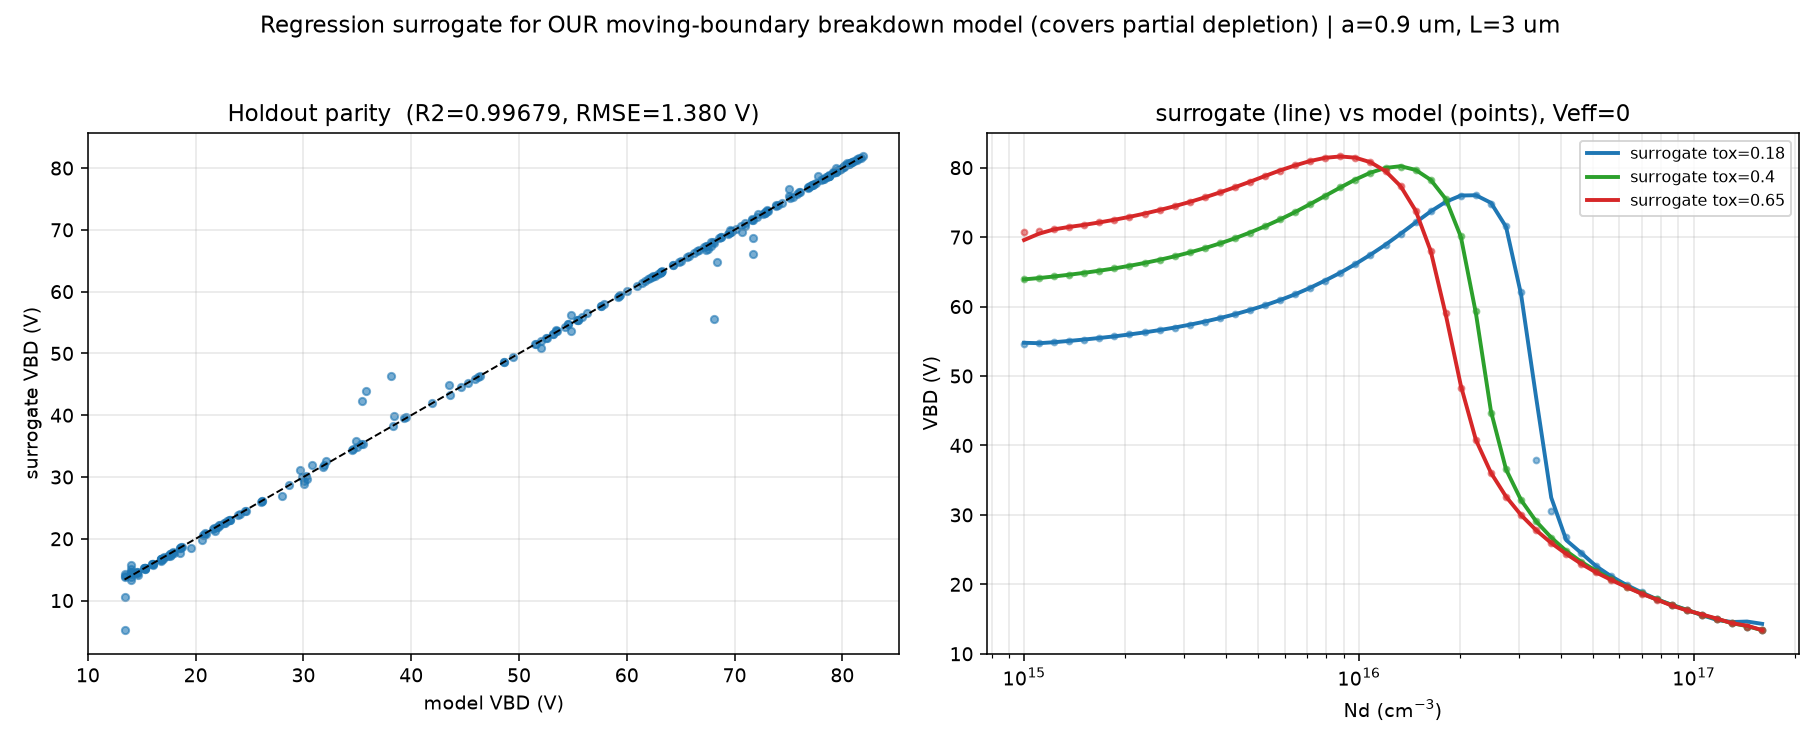

Write Python code to recreate this figure.
"""
Apply the VBD regression concept (reduced features -> polynomial + thin-plate-spline
residual) to OUR moving-boundary breakdown model (freeboundary.py), which -- unlike
the downloaded fully-depleted surrogate -- also covers the PARTIAL-DEPLETION regime.

Model (target): V_BD from the obstacle PDE + van Overstraeten-de Man centerline
ionization, geometry a=0.9 um, L=3 um, grounded-referenced effective bias Veff
(Veff = VFP + q*Nox*tox/eps_ox, the same degeneracy the package uses).

Inputs:  Nd [cm^-3], tox [um], Veff [V].
Reduced features (package style):
    u = (tox - 0.35)/0.25 ,  z = Veff/20 ,  d = log10(Nd) - 16
Fit:  poly(deg 6)(u,z,d)  +  thin-plate-spline residual(u,z,d).
"""

import os, numpy as np
import scipy.sparse as sp
from scipy.optimize import brentq

import freeboundary as fb
from fp_sweep import build_operator_split
from vbd_vdm import eps_s, eps_I, eps0, qe, um

a, L = 0.9*um, 3.0*um
eps_ox = 3.9*eps0
NX, NY = 96, 32
CSV = "our_surrogate_train.csv"

# ---------- target model: moving-boundary V_BD(Nd, tox, Veff) ----------
def Vbd_model(Nd, tox_um, Veff, op_cache):
    key = round(tox_um, 4)
    if key not in op_cache:
        b = (eps_s/eps_I)*(tox_um*um)
        op_cache[key] = build_operator_split(NX, NY, L, a, b)
    A, r_top, r_wall, dx, dy = op_cache[key]
    rbase = r_top + r_wall
    k = qe*Nd/eps_s
    def g(V):
        u, Z = fb.solve_obstacle(A, V*rbase - Veff*r_wall - k)
        return fb.centerline_In(u, V, NX, NY, dx) - 1.0
    Vlo, Vhi = 1.0, 8.0
    while g(Vhi) < 0 and Vhi < 400:
        Vhi *= 1.5
    if g(Vhi) < 0:
        return np.nan
    return brentq(g, Vlo, Vhi, xtol=1e-5, rtol=1e-9)

# ---------- training grid (cached) ----------
def generate():
    tox_g  = np.array([0.10, 0.18, 0.28, 0.40, 0.52, 0.65])
    Veff_g = np.array([-20, -10, 0, 10, 20.0])
    Nd_g   = np.logspace(np.log10(1e15), np.log10(1.6e17), 44)
    op_cache = {}
    rows = []
    for tox in tox_g:
        for Veff in Veff_g:
            for Nd in Nd_g:
                V = Vbd_model(Nd, tox, Veff, op_cache)
                if np.isfinite(V):
                    rows.append((Nd, tox, Veff, V))
        print(f"  tox={tox:.2f} um done ({len(rows)} valid so far)")
    arr = np.array(rows)
    np.savetxt(CSV, arr, delimiter=",", header="Nd,tox,Veff,VBD", comments="")
    return arr

def features(Nd, tox, Veff):
    u = (tox - 0.35)/0.25
    z = Veff/20.0
    d = np.log10(Nd) - 16.0
    return np.stack([u, z, d], axis=-1)

if __name__ == "__main__":
    if os.path.exists(CSV):
        arr = np.loadtxt(CSV, delimiter=",", skiprows=1)
        print(f"loaded {len(arr)} cached training rows")
    else:
        print("generating training data (moving-boundary model)...")
        arr = generate()
    Nd, tox, Veff, VBD = arr.T
    X = features(Nd, tox, Veff)

    # train/holdout split
    rng = np.random.default_rng(1)
    idx = rng.permutation(len(X))
    ntr = int(0.8*len(X))
    tr, te = idx[:ntr], idx[ntr:]

    # --- polynomial (degree 6) + thin-plate-spline residual (package concept) ---
    from sklearn.preprocessing import PolynomialFeatures
    from sklearn.linear_model import LinearRegression
    from scipy.interpolate import RBFInterpolator
    poly = PolynomialFeatures(degree=7)
    Phi = poly.fit_transform(X)
    lin = LinearRegression().fit(Phi[tr], VBD[tr])
    res_tr = VBD[tr] - lin.predict(Phi[tr])
    rbf = RBFInterpolator(X[tr], res_tr, neighbors=120,
                          kernel="thin_plate_spline", smoothing=1e-5)

    def predict(Xq):
        return lin.predict(poly.transform(Xq)) + rbf(Xq)

    pred_te = predict(X[te])
    err = pred_te - VBD[te]
    ss = 1 - np.sum(err**2)/np.sum((VBD[te]-VBD[te].mean())**2)
    print(f"\nHoldout ({len(te)} cases):  R2={ss:.6f}  RMSE={np.sqrt((err**2).mean()):.4f} V  "
          f"MAE={np.abs(err).mean():.4f} V  max={np.abs(err).max():.4f} V")

    # ---------- plots ----------
    import matplotlib
    matplotlib.use("Agg")
    import matplotlib.pyplot as plt
    fig, ax = plt.subplots(1, 2, figsize=(13, 5.3))
    ax[0].scatter(VBD[te], pred_te, s=14, alpha=0.6, color="#1f77b4")
    lo, hi = VBD.min(), VBD.max()
    ax[0].plot([lo, hi], [lo, hi], "k--", lw=1)
    ax[0].set_xlabel("model VBD (V)"); ax[0].set_ylabel("surrogate VBD (V)")
    ax[0].set_title(f"Holdout parity  (R2={ss:.5f}, RMSE={np.sqrt((err**2).mean()):.3f} V)")
    ax[0].grid(alpha=0.3)

    # slice: VBD vs Nd for a few tox at Veff=0 (surrogate vs model)
    op_cache = {}
    Nds = np.logspace(np.log10(1e15), np.log10(1.6e17), 50)
    for tox, c in zip([0.18, 0.40, 0.65], ["#1f77b4", "#2ca02c", "#d62728"]):
        Vs = predict(features(Nds, np.full_like(Nds, tox), np.zeros_like(Nds)))
        Vm = np.array([Vbd_model(n, tox, 0.0, op_cache) for n in Nds])
        ax[1].semilogx(Nds, Vs, "-", color=c, lw=2, label=f"surrogate tox={tox}")
        ax[1].semilogx(Nds, Vm, "o", color=c, ms=3, alpha=0.5)
    ax[1].set_xlabel(r"Nd (cm$^{-3}$)"); ax[1].set_ylabel("VBD (V)")
    ax[1].set_title("surrogate (line) vs model (points), Veff=0")
    ax[1].grid(alpha=0.3, which="both"); ax[1].legend(fontsize=8)
    fig.suptitle("Regression surrogate for OUR moving-boundary breakdown model "
                 "(covers partial depletion) | a=0.9 um, L=3 um")
    fig.tight_layout(rect=[0, 0, 1, 0.95])
    fig.savefig("our_surrogate.png", dpi=140)
    print("saved our_surrogate.png")
